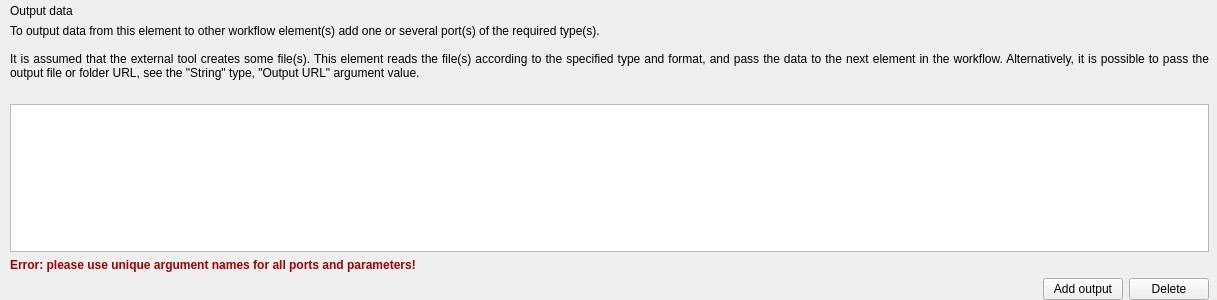
<?xml version="1.0" encoding="UTF-8"?>
<ui version="4.0">
 <class>CreateCmdlineBasedWorkerWizardOutputDataPage</class>
 <widget class="QWizardPage" name="CreateCmdlineBasedWorkerWizardOutputDataPage">
  <property name="geometry">
   <rect>
    <x>0</x>
    <y>0</y>
    <width>1217</width>
    <height>300</height>
   </rect>
  </property>
  <property name="windowTitle">
   <string>WizardPage</string>
  </property>
  <layout class="QVBoxLayout" name="verticalLayout_2">
   <property name="sizeConstraint">
    <enum>QLayout::SetMinimumSize</enum>
   </property>
   <property name="leftMargin">
    <number>10</number>
   </property>
   <property name="topMargin">
    <number>4</number>
   </property>
   <property name="rightMargin">
    <number>8</number>
   </property>
   <property name="bottomMargin">
    <number>0</number>
   </property>
   <item>
    <widget class="QLabel" name="lblTitle">
     <property name="text">
      <string>Output data</string>
     </property>
    </widget>
   </item>
   <item>
    <layout class="QVBoxLayout" name="verticalLayout">
     <property name="spacing">
      <number>10</number>
     </property>
     <item>
      <widget class="QLabel" name="lblDescription">
       <property name="text">
        <string>To output data from this element to other workflow element(s) add one or several port(s) of the required type(s).

It is assumed that the external tool creates some file(s). This element reads the file(s) according to the specified type and format, and pass the data to the next element in the workflow. Alternatively, it is possible to pass the output file or folder URL, see the &quot;String&quot; type, &quot;Output URL&quot; argument value.
</string>
       </property>
       <property name="alignment">
        <set>Qt::AlignJustify|Qt::AlignVCenter</set>
       </property>
       <property name="wordWrap">
        <bool>true</bool>
       </property>
      </widget>
     </item>
     <item>
      <widget class="QTableView" name="tvOutput">
       <property name="minimumSize">
        <size>
         <width>700</width>
         <height>0</height>
        </size>
       </property>
       <property name="selectionMode">
        <enum>QAbstractItemView::SingleSelection</enum>
       </property>
       <attribute name="verticalHeaderVisible">
        <bool>false</bool>
       </attribute>
       <attribute name="verticalHeaderHighlightSections">
        <bool>false</bool>
       </attribute>
      </widget>
     </item>
    </layout>
   </item>
   <item>
    <widget class="QLabel" name="duplicateOutputsWarningLabel">
     <property name="palette">
      <palette>
       <active>
        <colorrole role="WindowText">
         <brush brushstyle="SolidPattern">
          <color alpha="255">
           <red>164</red>
           <green>0</green>
           <blue>0</blue>
          </color>
         </brush>
        </colorrole>
       </active>
       <inactive>
        <colorrole role="WindowText">
         <brush brushstyle="SolidPattern">
          <color alpha="255">
           <red>164</red>
           <green>0</green>
           <blue>0</blue>
          </color>
         </brush>
        </colorrole>
       </inactive>
       <disabled>
        <colorrole role="WindowText">
         <brush brushstyle="SolidPattern">
          <color alpha="255">
           <red>190</red>
           <green>190</green>
           <blue>190</blue>
          </color>
         </brush>
        </colorrole>
       </disabled>
      </palette>
     </property>
     <property name="text">
      <string>&lt;html&gt;&lt;head/&gt;&lt;body&gt;&lt;p&gt;&lt;span style=&quot; font-weight:600;&quot;&gt;Error: please use unique argument names for all ports and parameters!&lt;/span&gt;&lt;/p&gt;&lt;/body&gt;&lt;/html&gt;</string>
     </property>
    </widget>
   </item>
   <item>
    <layout class="QHBoxLayout" name="outputsButtonsLayout">
     <property name="sizeConstraint">
      <enum>QLayout::SetMinAndMaxSize</enum>
     </property>
     <item>
      <spacer name="horizontalSpacer_2">
       <property name="orientation">
        <enum>Qt::Horizontal</enum>
       </property>
       <property name="sizeHint" stdset="0">
        <size>
         <width>188</width>
         <height>20</height>
        </size>
       </property>
      </spacer>
     </item>
     <item>
      <widget class="QPushButton" name="pbAddOutput">
       <property name="text">
        <string>Add output</string>
       </property>
      </widget>
     </item>
     <item>
      <widget class="QPushButton" name="pbDeleteOutput">
       <property name="text">
        <string>Delete</string>
       </property>
      </widget>
     </item>
    </layout>
   </item>
  </layout>
 </widget>
 <resources/>
 <connections/>
</ui>
